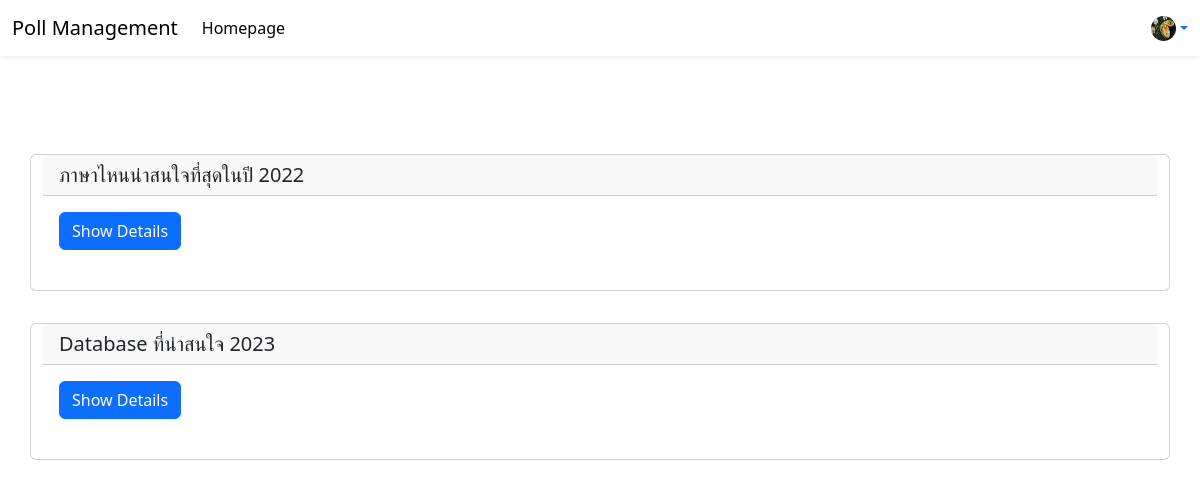
Page /_page/user/Homepage.php (signed in) on the committed database.
### tables this page shows
CREATE TABLE `users` (
  `id_user` int(11) NOT NULL,
  `username_user` varchar(100) NOT NULL,
  `password_user` varchar(20) NOT NULL,
  `fname_user` varchar(100) NOT NULL,
  `lname_user` varchar(100) NOT NULL,
  `address_user` varchar(100) NOT NULL,
  `tel_user` varchar(10) NOT NULL,
  `file_user` varchar(100) NOT NULL,
  `status_user` varchar(1) NOT NULL DEFAULT '0',
  `table_user` int(11) DEFAULT NULL,
  `type_user` int(11) NOT NULL DEFAULT 1,
  `timestamp_user` timestamp NOT NULL DEFAULT current_timestamp()
);

CREATE TABLE `poll_header` (
  `id_ph` int(11) NOT NULL,
  `text_ph` varchar(250) NOT NULL,
  `status_ph` int(1) NOT NULL DEFAULT 1,
  `timestamp_ph` timestamp NOT NULL DEFAULT current_timestamp()
);

### _system/database.php (called while the page is built, shortened)
<?php
class database {
    public $mysqli;
    function __construct(){
        $this -> mysqli = new mysqli("localhost","root","","poll_online");
        mysqli_query($this -> mysqli,"SET NAMES utf8");
    }
    function select($table,$row = "*",$where = null){
        $sql = $where != null ? "SELECT $row FROM $table WHERE $where" : "SELECT $row FROM $table";
        $this -> query = $this -> mysqli -> query($sql);
        return;
    }
}

### _page/components/modal_vote.php (the view, shortened to what this page needs)
<div class="">
    <a href="" class="btn btn-primary btn-rounded mb-4" data-bs-toggle="modal"
        data-bs-target="#vote<?= $fetch_header -> id_ph ?>">Show Details</a>
</div>

### _page/user/Homepage.php (shortened to what this page needs)
<?php
include('./../../_system/database.php');
?>
<!DOCTYPE html>
<html lang="en">
<head>
    <link rel="stylesheet" href="./../../style/css/bootstrap.css">
</head>
<body>
    <header>
        <?php  include('./../components/navbar_user.php'); ?>
    </header>
    <main style="margin-top: 58px;">
        <div class="container pt-4">
            <div class="row">
                <?php
                $db_header = new database();
                $db_header -> select("poll_header","*","status_ph != 0");
                while($fetch_header = $db_header -> query -> fetch_object()){
                ?>
                <div class="card my-3">
                    <h5 class="card-header"><?= $fetch_header -> text_ph ?></h5>
                    <div class="card-body">
                        <?php include('./../components/modal_vote.php'); ?>
                    </div>
                </div>
                <?php } ?>
            </div>
        </div>
    </main>
</body>
</html>

### _page/components/avartar.php (shortened to what this page needs)
<div class="dropdown">
    <a class="dropdown-toggle d-flex align-items-center hidden-arrow" href="#" id="navbarDropdownMenuAvatar"
        role="button" data-bs-toggle="dropdown" aria-expanded="false">
        <img src="./../../file/<?= $myself['file_user'] ?>" class="rounded-circle" height="25" width="25"
            loading="lazy" />
    </a>
</div>

### rows in the picture
users: file_user (picture)
poll_header: text_ph "ภาษาไหนน่าสนใจที่สุดในปี 2022"
poll_header: text_ph "Database ที่น่าสนใจ 2023"

### other values in the picture
$val "Homepage"
